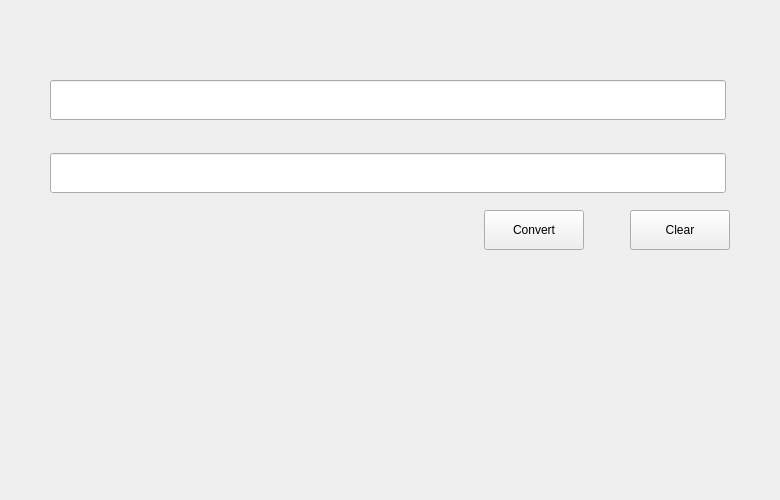
<?xml version="1.0" encoding="UTF-8"?>
<ui version="4.0">
 <class>ParserUI</class>
 <widget class="QDialog" name="ParserUI">
  <property name="geometry">
   <rect>
    <x>0</x>
    <y>0</y>
    <width>777</width>
    <height>454</height>
   </rect>
  </property>
  <property name="windowTitle">
   <string notr="true">登录</string>
  </property>
  <layout class="QHBoxLayout">
   <property name="spacing">
    <number>0</number>
   </property>
   <property name="leftMargin">
    <number>0</number>
   </property>
   <property name="topMargin">
    <number>0</number>
   </property>
   <property name="rightMargin">
    <number>0</number>
   </property>
   <property name="bottomMargin">
    <number>0</number>
   </property>
   <item>
    <widget class="QWidget" name="ParserBg" native="true">
     <property name="minimumSize">
      <size>
       <width>780</width>
       <height>500</height>
      </size>
     </property>
     <layout class="QVBoxLayout" name="verticalLayout">
      <property name="spacing">
       <number>5</number>
      </property>
      <property name="leftMargin">
       <number>10</number>
      </property>
      <property name="topMargin">
       <number>30</number>
      </property>
      <property name="rightMargin">
       <number>10</number>
      </property>
      <property name="bottomMargin">
       <number>5</number>
      </property>
      <item>
       <layout class="QHBoxLayout" name="horizontalLayout_5">
        <item>
         <spacer name="horizontalSpacer_10">
          <property name="orientation">
           <enum>Qt::Horizontal</enum>
          </property>
          <property name="sizeHint" stdset="0">
           <size>
            <width>40</width>
            <height>20</height>
           </size>
          </property>
         </spacer>
        </item>
        <item>
         <widget class="QPushButton" name="btnQuit">
          <property name="minimumSize">
           <size>
            <width>12</width>
            <height>12</height>
           </size>
          </property>
          <property name="maximumSize">
           <size>
            <width>12</width>
            <height>12</height>
           </size>
          </property>
          <property name="focusPolicy">
           <enum>Qt::NoFocus</enum>
          </property>
          <property name="text">
           <string/>
          </property>
          <property name="flat">
           <bool>true</bool>
          </property>
         </widget>
        </item>
        <item>
         <spacer name="horizontalSpacer_11">
          <property name="orientation">
           <enum>Qt::Horizontal</enum>
          </property>
          <property name="sizeType">
           <enum>QSizePolicy::Fixed</enum>
          </property>
          <property name="sizeHint" stdset="0">
           <size>
            <width>40</width>
            <height>20</height>
           </size>
          </property>
         </spacer>
        </item>
       </layout>
      </item>
      <item>
       <widget class="QWidget" name="msgWidget" native="true">
        <property name="sizePolicy">
         <sizepolicy hsizetype="Fixed" vsizetype="Fixed">
          <horstretch>0</horstretch>
          <verstretch>0</verstretch>
         </sizepolicy>
        </property>
        <layout class="QHBoxLayout" name="horizontalLayout">
         <property name="spacing">
          <number>0</number>
         </property>
         <property name="leftMargin">
          <number>0</number>
         </property>
         <property name="topMargin">
          <number>0</number>
         </property>
         <property name="rightMargin">
          <number>0</number>
         </property>
         <property name="bottomMargin">
          <number>0</number>
         </property>
         <item>
          <spacer name="horizontalSpacer">
           <property name="orientation">
            <enum>Qt::Horizontal</enum>
           </property>
           <property name="sizeHint" stdset="0">
            <size>
             <width>40</width>
             <height>20</height>
            </size>
           </property>
          </spacer>
         </item>
         <item>
          <widget class="QLabel" name="msgLabel">
           <property name="text">
            <string/>
           </property>
           <property name="alignment">
            <set>Qt::AlignCenter</set>
           </property>
          </widget>
         </item>
         <item>
          <spacer name="horizontalSpacer_2">
           <property name="orientation">
            <enum>Qt::Horizontal</enum>
           </property>
           <property name="sizeHint" stdset="0">
            <size>
             <width>40</width>
             <height>20</height>
            </size>
           </property>
          </spacer>
         </item>
        </layout>
       </widget>
      </item>
      <item>
       <layout class="QHBoxLayout" name="horizontalLayout_3">
        <item>
         <spacer name="horizontalSpacer_3">
          <property name="orientation">
           <enum>Qt::Horizontal</enum>
          </property>
          <property name="sizeType">
           <enum>QSizePolicy::Fixed</enum>
          </property>
          <property name="sizeHint" stdset="0">
           <size>
            <width>40</width>
            <height>20</height>
           </size>
          </property>
         </spacer>
        </item>
        <item>
         <widget class="QWidget" name="widget_5" native="true">
          <property name="minimumSize">
           <size>
            <width>240</width>
            <height>0</height>
           </size>
          </property>
          <property name="maximumSize">
           <size>
            <width>16777215</width>
            <height>16777215</height>
           </size>
          </property>
          <layout class="QHBoxLayout" name="horizontalLayout_6">
           <property name="spacing">
            <number>2</number>
           </property>
           <property name="leftMargin">
            <number>0</number>
           </property>
           <property name="topMargin">
            <number>0</number>
           </property>
           <property name="rightMargin">
            <number>4</number>
           </property>
           <property name="bottomMargin">
            <number>0</number>
           </property>
           <item>
            <widget class="DSGUI::DSLineEdit" name="leValues">
             <property name="minimumSize">
              <size>
               <width>240</width>
               <height>40</height>
              </size>
             </property>
             <property name="mouseTracking">
              <bool>false</bool>
             </property>
             <property name="contextMenuPolicy">
              <enum>Qt::NoContextMenu</enum>
             </property>
             <property name="acceptDrops">
              <bool>false</bool>
             </property>
            </widget>
           </item>
          </layout>
         </widget>
        </item>
        <item>
         <spacer name="horizontalSpacer_4">
          <property name="orientation">
           <enum>Qt::Horizontal</enum>
          </property>
          <property name="sizeType">
           <enum>QSizePolicy::Fixed</enum>
          </property>
          <property name="sizeHint" stdset="0">
           <size>
            <width>40</width>
            <height>20</height>
           </size>
          </property>
         </spacer>
        </item>
       </layout>
      </item>
      <item>
       <spacer name="verticalSpacer">
        <property name="orientation">
         <enum>Qt::Vertical</enum>
        </property>
        <property name="sizeType">
         <enum>QSizePolicy::Fixed</enum>
        </property>
        <property name="sizeHint" stdset="0">
         <size>
          <width>20</width>
          <height>28</height>
         </size>
        </property>
       </spacer>
      </item>
      <item>
       <layout class="QHBoxLayout" name="horizontalLayout_2">
        <item>
         <spacer name="horizontalSpacer_5">
          <property name="orientation">
           <enum>Qt::Horizontal</enum>
          </property>
          <property name="sizeType">
           <enum>QSizePolicy::Fixed</enum>
          </property>
          <property name="sizeHint" stdset="0">
           <size>
            <width>40</width>
            <height>20</height>
           </size>
          </property>
         </spacer>
        </item>
        <item>
         <widget class="QWidget" name="widget_6" native="true">
          <property name="minimumSize">
           <size>
            <width>240</width>
            <height>0</height>
           </size>
          </property>
          <property name="maximumSize">
           <size>
            <width>16777215</width>
            <height>16777215</height>
           </size>
          </property>
          <layout class="QHBoxLayout" name="horizontalLayout_7">
           <property name="spacing">
            <number>2</number>
           </property>
           <property name="leftMargin">
            <number>0</number>
           </property>
           <property name="topMargin">
            <number>0</number>
           </property>
           <property name="rightMargin">
            <number>4</number>
           </property>
           <property name="bottomMargin">
            <number>0</number>
           </property>
           <item>
            <widget class="DSGUI::DSLineEdit" name="lePath">
             <property name="minimumSize">
              <size>
               <width>240</width>
               <height>40</height>
              </size>
             </property>
             <property name="mouseTracking">
              <bool>false</bool>
             </property>
             <property name="contextMenuPolicy">
              <enum>Qt::NoContextMenu</enum>
             </property>
             <property name="acceptDrops">
              <bool>false</bool>
             </property>
            </widget>
           </item>
          </layout>
         </widget>
        </item>
        <item>
         <spacer name="horizontalSpacer_6">
          <property name="orientation">
           <enum>Qt::Horizontal</enum>
          </property>
          <property name="sizeType">
           <enum>QSizePolicy::Fixed</enum>
          </property>
          <property name="sizeHint" stdset="0">
           <size>
            <width>40</width>
            <height>20</height>
           </size>
          </property>
         </spacer>
        </item>
       </layout>
      </item>
      <item>
       <spacer name="verticalSpacer_2">
        <property name="orientation">
         <enum>Qt::Vertical</enum>
        </property>
        <property name="sizeHint" stdset="0">
         <size>
          <width>20</width>
          <height>40</height>
         </size>
        </property>
       </spacer>
      </item>
      <item>
       <layout class="QHBoxLayout" name="horizontalLayout_4">
        <item>
         <spacer name="horizontalSpacer_8">
          <property name="orientation">
           <enum>Qt::Horizontal</enum>
          </property>
          <property name="sizeHint" stdset="0">
           <size>
            <width>40</width>
            <height>20</height>
           </size>
          </property>
         </spacer>
        </item>
        <item>
         <widget class="QPushButton" name="convertBtn">
          <property name="minimumSize">
           <size>
            <width>100</width>
            <height>40</height>
           </size>
          </property>
          <property name="maximumSize">
           <size>
            <width>16777215</width>
            <height>16777215</height>
           </size>
          </property>
          <property name="focusPolicy">
           <enum>Qt::NoFocus</enum>
          </property>
          <property name="text">
           <string>Convert</string>
          </property>
         </widget>
        </item>
        <item>
         <spacer name="horizontalSpacer_7">
          <property name="orientation">
           <enum>Qt::Horizontal</enum>
          </property>
          <property name="sizeType">
           <enum>QSizePolicy::Fixed</enum>
          </property>
          <property name="sizeHint" stdset="0">
           <size>
            <width>40</width>
            <height>20</height>
           </size>
          </property>
         </spacer>
        </item>
        <item>
         <widget class="QPushButton" name="clearBtn">
          <property name="minimumSize">
           <size>
            <width>100</width>
            <height>40</height>
           </size>
          </property>
          <property name="maximumSize">
           <size>
            <width>16777215</width>
            <height>16777215</height>
           </size>
          </property>
          <property name="focusPolicy">
           <enum>Qt::NoFocus</enum>
          </property>
          <property name="text">
           <string>Clear</string>
          </property>
         </widget>
        </item>
        <item>
         <spacer name="horizontalSpacer_9">
          <property name="orientation">
           <enum>Qt::Horizontal</enum>
          </property>
          <property name="sizeType">
           <enum>QSizePolicy::Fixed</enum>
          </property>
          <property name="sizeHint" stdset="0">
           <size>
            <width>40</width>
            <height>20</height>
           </size>
          </property>
         </spacer>
        </item>
       </layout>
      </item>
      <item>
       <widget class="QWidget" name="wgtMask" native="true">
        <property name="enabled">
         <bool>true</bool>
        </property>
        <property name="minimumSize">
         <size>
          <width>0</width>
          <height>240</height>
         </size>
        </property>
       </widget>
      </item>
     </layout>
    </widget>
   </item>
  </layout>
 </widget>
 <layoutdefault spacing="6" margin="11"/>
 <customwidgets>
  <customwidget>
   <class>DSGUI::DSLineEdit</class>
   <extends>QLineEdit</extends>
   <header>LineEdit/LineEdit.h</header>
  </customwidget>
 </customwidgets>
 <resources/>
 <connections/>
</ui>
